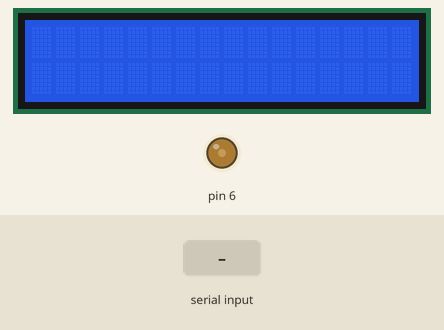
Recording of a sketch running on a simulated Arduino Uno, built with avr-gcc and run on an emulated ATmega328P. On the bench: 16×2 character LCD, output pins drawn as LEDs (lit = HIGH). The inputs (shaded band) are chosen by the test bench. What the sketch prints to the serial monitor is not drawn.

Above: at 1.2 s.
1.3 s: "1" received over Serial
At 2.6 s:
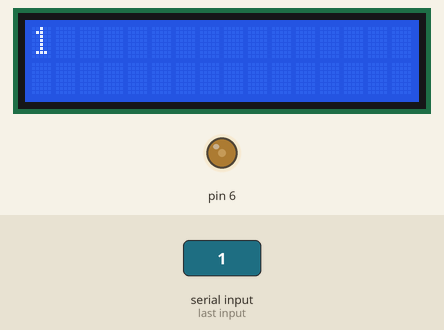
3.8 s: "0" received over Serial
At 5.7 s:
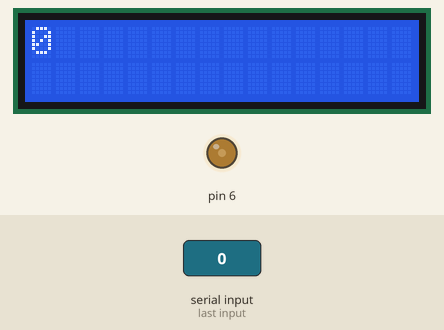
6.3 s: "2" received over Serial
At 7.6 s:
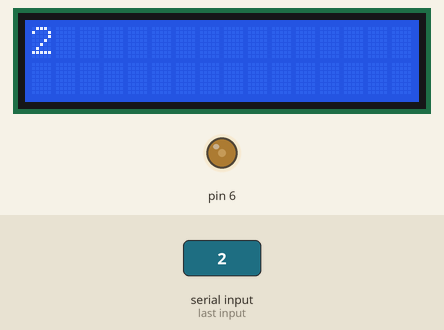
Timing chart, 0 to 9.3 s (numbered marks = the images above; inputs shaded):
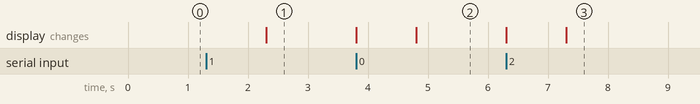

Measured:
- after the input at 1.3 s, the display: changes after 1.0 s (image 1)
- after the input at 3.8 s, the display: first changes at once (image 2 shows a later state)
- after the input at 6.3 s, the display: first changes at once (image 3 shows a later state)

The sketch:

LCD_Keyboard.ino
```cpp
//written by @M1ssing0 on github/M1ssing0#5061 on discord

#include <LiquidCrystal.h>

// boolean for program to know when there is text input available. this is so the LCD doesn't print anything but the string.
boolean newData = false;

// stores text input
String textInput;

// -Setup for LCD- Defines contrast amount. Sets LCD pins
int Contrast=75;
 LiquidCrystal lcd(12, 11, 5, 4, 3, 2);

void setup() {
  Serial.begin(9600);
  Serial.println("<Arduino is ready>");

  // sets contrast and starts LCD
  analogWrite(6,Contrast);
  lcd.begin(16, 2);
}

// clears LCD. reads serial for text input. assigns text input as a string. newData is turned to true
void recieveInput() {
  if (Serial.available() > 0) {
        lcd.clear();
        textInput = Serial.readString();
        newData = true;
    }
}

//  if newData is set to true. prints string from textInput. sets newData to false
void outputText() {
  if (newData == true) {
    lcd.setCursor(0, 0);
    lcd.print(textInput);
    newData = false;
  }
}

void loop() {
  recieveInput();
  outputText();
}
```
